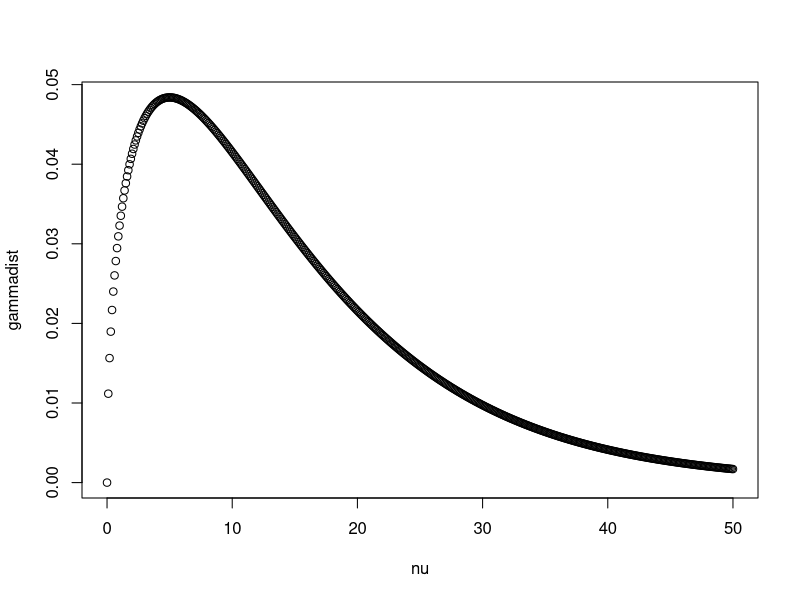
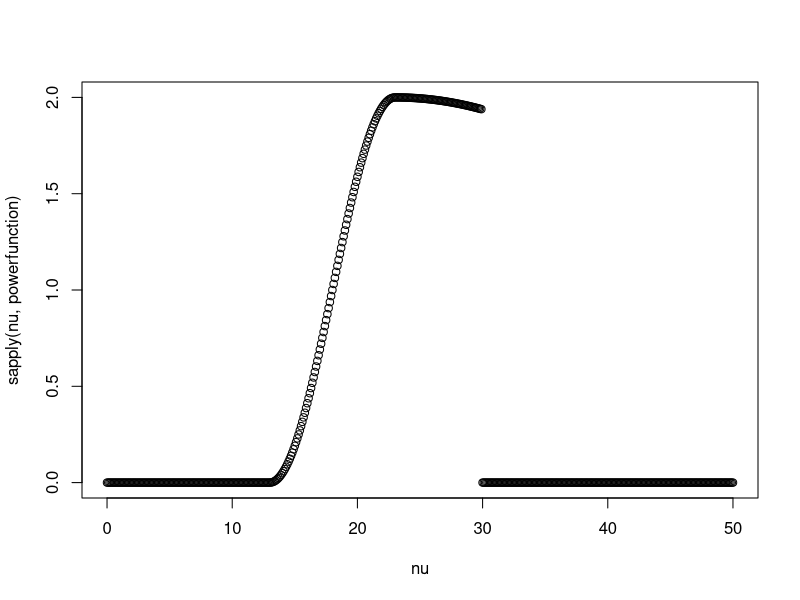
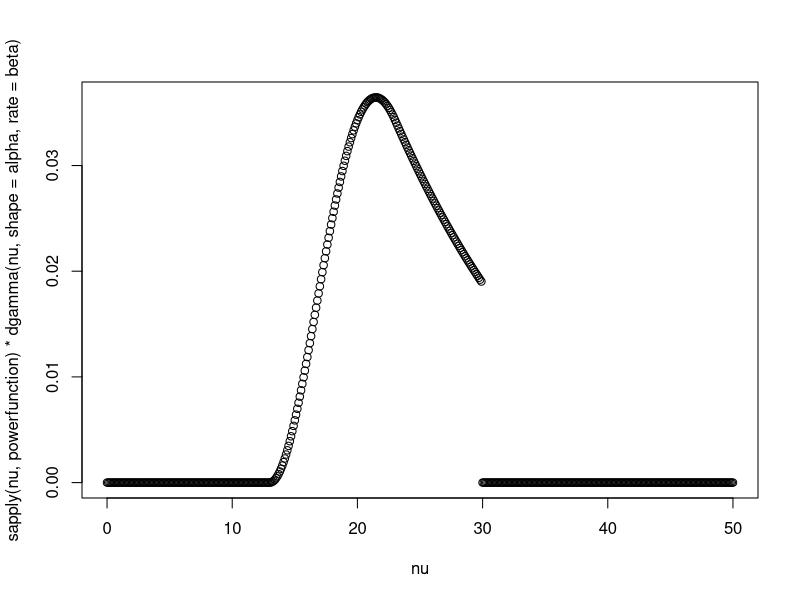
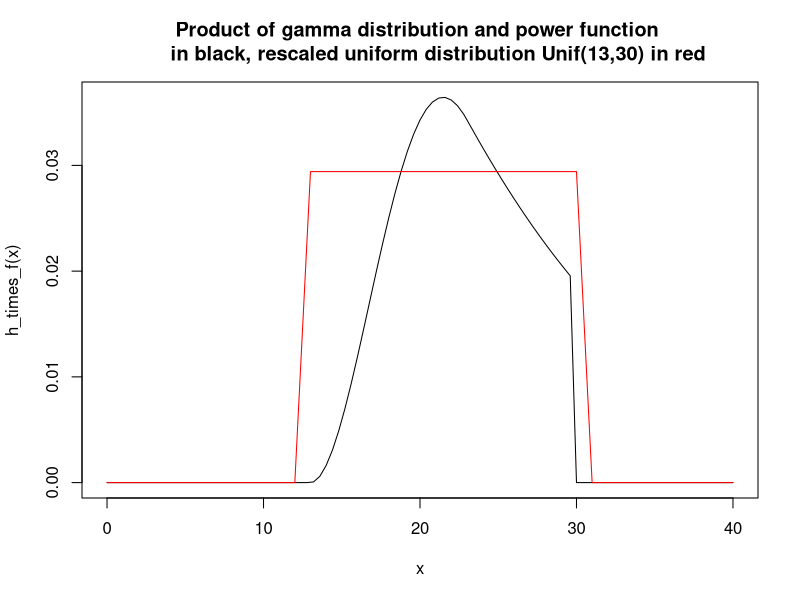
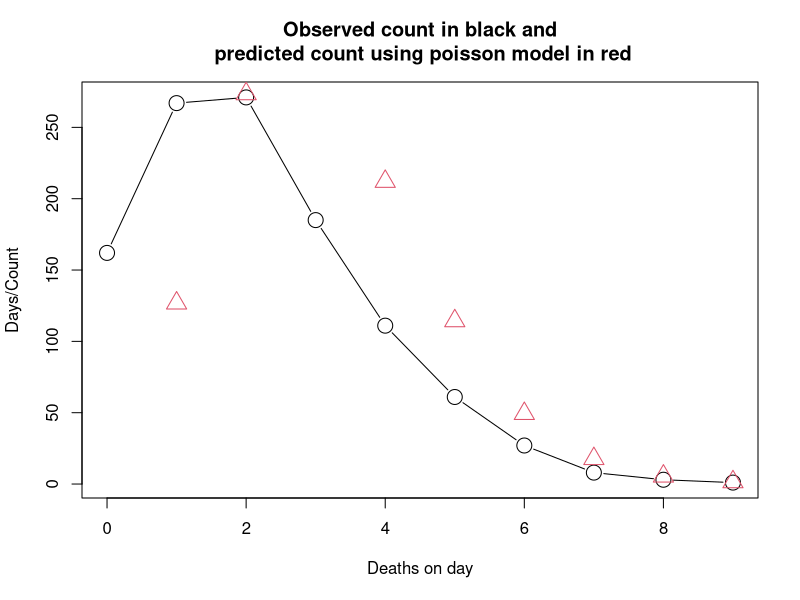
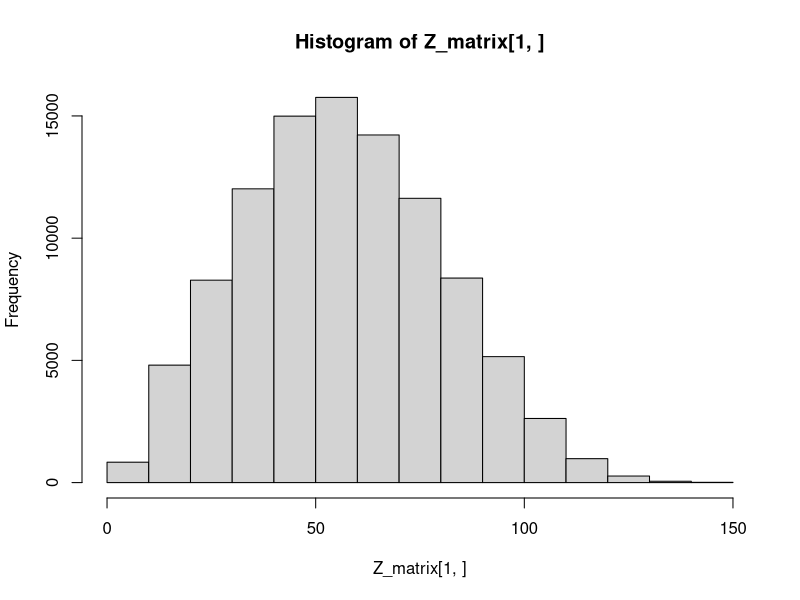
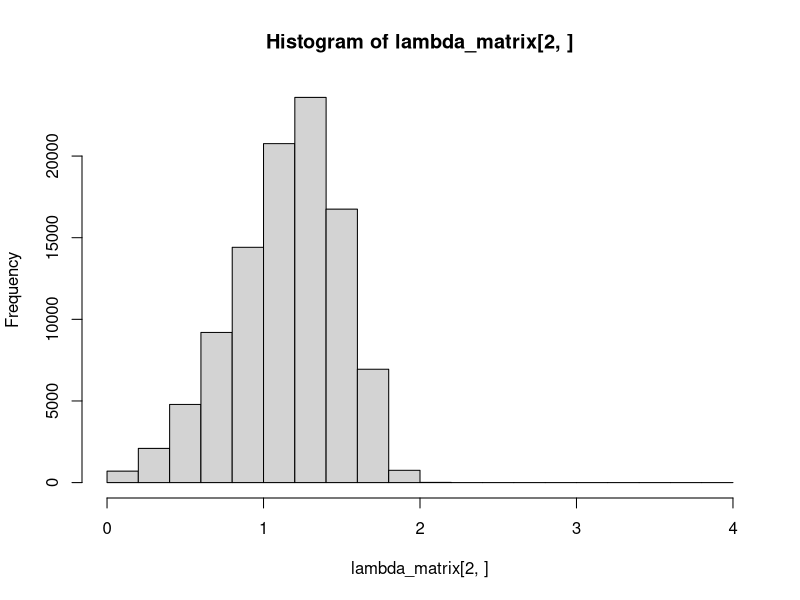
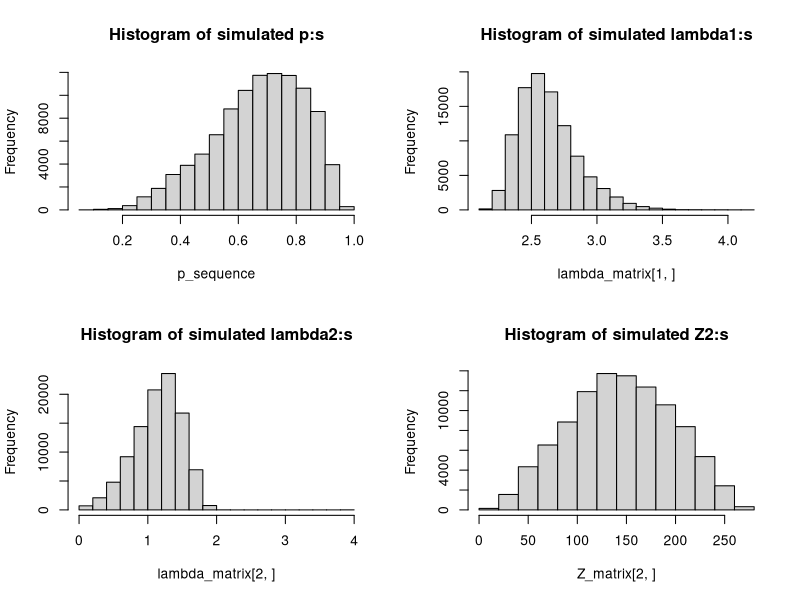

Write R code to recreate these figures, in order.

# start by finding probability of not being 0 power!


alpha=1.5
beta=0.1
nu=seq(0,50,by=0.1)
gammadist<-dgamma(nu,shape=alpha,rate=beta)
plot(nu,gammadist)

# now how Do I get the probablity of getting nonzero? find valeus of area between nu=13 and 30

pgamma(13,shape=alpha,rate=beta) # comparing the cumulative between these 2
pgamma(30,shape=alpha,rate=beta)

# probability of some power is 
alpha=1.5
beta=0.1
Probability_of_any_power<-pgamma(30,shape=alpha,rate=beta)-pgamma(13,shape=alpha,rate=beta) # 0.34%

# Here we ave to integrate over possible values of nu! Begin b defing the function

powerfunction<-function(nu){
  if (nu < 13 | nu >=30){
    value=0
  }
  else if (13<=nu & nu<23){
  value=cos(0.1*pi*(nu-3))+1
  }
  else 
    value=(1031+46*nu-nu^2)/780
  return(value)
}

N=10000 # defines how many simulated to use
sims_of_nu<-rgamma(N,shape=alpha,rate=beta) # the simulated values to evaluate function at
#sum(sapply(sims_of_nu,powerfunction))/N
# combine with sapply to make function take vectors and nor just single values
plot(nu,sapply(nu,powerfunction)) # seems to work!
plot(nu,sapply(nu,powerfunction)*dgamma(nu,shape=alpha,rate=beta)) # interesting!
powerfunction<-Vectorize(powerfunction) # TO avoid using sapply

# simulate a ton of values, then sum these together
hbar<-mean(powerfunction(sims_of_nu)) # the simulated expectedvalue!
#sum((powerfunction(sims_of_nu)-hbar)^2)/N^2
var_hbar<-var(powerfunction(sims_of_nu))/(N^2)*(N-1) # The variance,
# I use built in function but then have to divide by N and multiply by N-1 to get the right formula
confint=c(hbar-1.96*sqrt(var_hbar),hbar+1.96*sqrt(var_hbar))
hbar
var_hbar
confint

h_times_f<-function(x){dgamma(x,shape=alpha,rate=beta)*Vectorize(powerfunction)(x)} # the relevant function!
points_to_evaluate_function_at<-seq(from=13,to=30,length.out = N)
sum(h_times_f(points_to_evaluate_function_at[-N])*
      diff(points_to_evaluate_function_at))



integrate(h_times_f,lower=13,upper=30) # the discretization of the integral value!

curve(h_times_f,
      from=0, to=40, main = "Product of gamma distribution and power function 
      in black, rescaled uniform distribution Unif(13,30) in red")
lines(seq(0,40,by=1),0.5*dunif(seq(0,40,by=1),min=13,max=30),col="red")
### F, using importance sampling..
# In this case we might want to sample from a distribution which has large values about where our function has large values.


importance_function<-function(x){
  1/(30-13)
}
h_times_f_over_g<-function(x){h_times_f(x)/Vectorize(importance_function)(x)}

sims_of_important_nu<-runif(N,min=13,max=30)

h_bar_important<-mean(h_times_f_over_g(sims_of_important_nu))
var_importance<-var(h_times_f_over_g(sims_of_important_nu))/(N^2)*(N-1) 
confint_importance<-c(h_bar_important-1.96*sqrt(var_importance),
                      h_bar_important+1.96*sqrt(var_importance))
h_bar_important
var_importance
confint_importance


##########################################################################
# Part 2 -----------------------------------------------------------------
##########################################################################


days<-c(162,267,271,185,111,61,27,8,3,1)
deaths<-seq(0,9)
data<-rbind(deaths,days)
num_days<-sum(days)
mean_death<-sum(days*deaths)/num_days
Likelihoodfun<-function(days,deaths,lambda){
  num_days<-sum(days)
  mean_death<-sum(days*deaths)/num_days
  
  denominator<-prod(factorial(deaths)^days) # really cumbersome computation, generally does not work...
  
  Lh=lambda^(num_days*mean_death)*exp(-num_days*lambda)/denominator
  return(Lh)
}

MLE_lambda<- sum(days*deaths)/num_days # the mean

plot(deaths,days,type="b",cex=2, main = " Observed count in black and \n predicted count using poisson model in red",
     ylab="Days/Count",
     xlab="Deaths on day")
points(num_days*dpois(0:9,lambda=MLE_lambda),col=2,cex=2,pch=2)


#Part 2g

# To implement a gibbs sampler, we need to define a few things first
# we need initial values of the distribution of all lambda parameters, p, Z0-Z9 and 
# We also have to store the sequence of new values somehow, preferably in some relevant vector.
Number_of_samples<- 100000
Z_matrix<-matrix(0,nrow=length(deaths),ncol=Number_of_samples)
lambda_matrix<-matrix(0,nrow=2,ncol=Number_of_samples) # includes both lambdas
p_sequence<-vector(mode="double",length=Number_of_samples)

# initialiation step, somewhat arbitrary
Z_matrix[,1]=floor(days*0.7) 
lambda_matrix[,1]=4
p_sequence[1]=0.7

for (j in 2:Number_of_samples){
  
  # simulate ate from the posterior for lambda1 first, then lambda2, then p, then z
  
  lambda_matrix[1,j]<-rgamma(1,
                             shape=(1+sum(Z_matrix[,j-1]*(0:9))),
                             rate=1+sum(Z_matrix[,j-1]))
  lambda_matrix[2,j]<-rgamma(1,
                             shape=1+sum((days-Z_matrix[,j-1])*(0:9)),
                             rate=(1+sum(days-Z_matrix[,j-1]))
  )
  p_sequence[j]=rbeta(1,shape1=1+sum(Z_matrix[,j-1]),shape2=1+sum(days-Z_matrix[,j-1]))
  
  # For the 10 Z_i variables
  
  for (i in 1:10){
    a= p_sequence[j]*(lambda_matrix[1,j])^(i-1)*exp(-lambda_matrix[1,j])
    b=  (1-p_sequence[j])*(lambda_matrix[2,j])^(i-1)*exp(-lambda_matrix[2,j])
    Z_matrix[i,j]<-rbinom(1,days[i],a/(a+b))  
  }
  # That concludes all simulations for gibbs sampling!
}


mean(p_sequence)
mean(lambda_matrix[1,])
mean(lambda_matrix[2,])
apply(Z_matrix,1,mean)
hist(Z_matrix[1,])
hist(lambda_matrix[2,])


# The proposal function

par(mfrow=c(2,2))
hist(p_sequence, main= "Histogram of simulated p:s")
hist(lambda_matrix[1,],main="Histogram of simulated lambda1:s")
hist(lambda_matrix[2,],main="Histogram of simulated lambda2:s")
hist(Z_matrix[2,],main= "Histogram of simulated Z2:s")
# A Burn in has not been used, however It might be useful!

# To compute expected value, # note E(h(x| the rest))=integral(h(x|the rest)f(the rest)dx) for

# new distribution for deaths is sum of 2 poisson distributions
#dev.off()
dist_improved<-num_days*((mean(p_sequence)*dpois(0:9,lambda=mean(lambda_matrix[1,]))+
                            (1-mean(p_sequence))*dpois(0:9,lambda=mean(lambda_matrix[2,]))))
plot(deaths,days,type="b",cex=2, main = " Observed count in black, predicted \n  count using poisson model in red and 
     predicted count using extended model in blue",
     ylab="Days/Count",
     xlab="Deaths on day")
points(num_days*dpois(0:9,lambda=MLE_lambda),col=2,cex=2,pch=2)
points(deaths,dist_improved, col= 4, cex=3,pch=18)


#relevant distributions are the gamma, poisson, 



